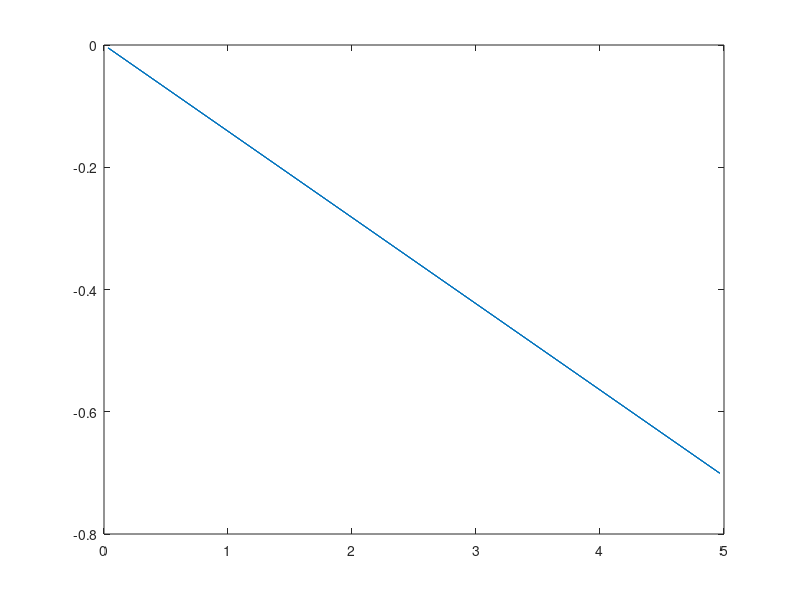

Recreate this plot in MATLAB. (Note: this script raises an error after producing the figure.)
%function SemiInfinite_RCModification
clear
figure(2)
  NNh = [  60 ] ; %do various runs with NNh points per inlet unit length
  hh0 = 1./NNh;
  dd = hh0*1.0; % blob size
  netflx=0*ones(size(NNh));
jj=1

Da = 0.3; % Darcy number

% for jj=1:length(hh0)
%     jj;
% flag = 0; % 0 = do not use jumps;   1 = use jumps
% if flag==1, clr = 'r.-'; else clr = 'b.-'; end


% Set up the channel  -L/2<x<L/2, -H/2<y<H/2
% target discretization size h0
% 
%                    1
%    +""""""""""""""""""""""""""""""+
%    |                              |
%  3 |                              | 4
%    |                              |
%    |                                                                                                                                                                                                                                                                                                                                                                                                                                                                                                                                                                                                                                                                                                                                                                                                                                                                                                                                                                                                                                                                                                                                                                                                                                                                                                                                                                                                                                                                                                                                                                                                   |   
%    +""""""""""""""""""""""""""""""+
%                    2
%

%%%% G E O M E T R Y %%%%
%============================

 %Geometry
xm = 0;  xM = 5;
ym = -1;  yM = 1;

L = xM-xm;  H = yM-ym;
h0 = hh0(jj);  
hH = H/(NNh(jj));
hL = L/ceil(L/hH) ; [hL hH]

x = (xm+hL/2 : hL : xM-hL/2)';  NL = length(x)-1;
y = (ym+hH/2 : hH : yM-hH/2)';  NH = length(y)-1;

% blob size for stokeslet and source dipole
d =dd(jj); dsd = d*1;

% set geometry (position vectors along channel sides)
ex = (xm+hL : hL : xM-hL)';
ey = (ym : hH : yM)';

% we will have points defining all 4 sides
% with forces on all 4 sides
% and sucklets will be placed only on sides 1,2
%
x1 = ex;                y1 =  H/2*ones(size(ex)); 
x2 = ex;                y2 = -H/2*ones(size(ex));
x3 = 0*ones(size(ey));  y3 = ey; 
x4 =  L*ones(size(ey));  y4 = ey;

% where the forces are
xf = [ex;ex;x3;x4];  yf = [y1;y2;y3;y4];

%normals 
nx1 = 0*ex;            ny1 =  ones(size(ex));
nx2 = 0*ex;            ny2 = -ones(size(ex));
nx3 = -ones(size(ey)); ny3 = 0*ey;
nx4 =  ones(size(ey)); ny4 = 0*ey;

n1 = [nx1;nx2;nx3;nx4]; 
n2 = [ny1;ny2;ny3;ny4];

%where the source doublets are
idx1 = find(xf > 0 & xf < L);
idx=[idx1];
xb = [x1;x2]; yb = [y1;y2];

beta0 = 0*xb;   gg=@(z) 1.3*z.^(1) ; 
alpha = hh0(jj)^2 *2.8*NNh(jj)/80*0.9* gg(dsd/dd(1)), bb=0;
% beta0(idx) = -3.4*[ alpha*( ones(size(x1)) ); alpha*( ones(size(x1)))]; 
LL = L*0.5;

beta0(idx) = 3.4*0.95*[ alpha*( ones(size(xb)) ).*((-2*xb).*1/LL^2)]; % linear beta
%beta0(idx) = [ alpha*( ones(size(xb)) ).*((-xb).*3/LL^2)]*2.5; % cubic beta
beta0 = beta0*1;
figure(4),plot(xb,beta0*200)

% KK: why do we redefine xf and yf?
xf = [x1;x2;x3;x4];  yf = [y1;y2;y3;y4];
%                                                                                                                                                                                                                                                                                                                                                                                                                                                                                                                                                                                                                                                                                                                                                                                                                                                                                                                                                                                                                                                                                                                                                                                                                                                                                                                                                                                                                                                                                                                                                                                                                                                                                                                                                                                                                                                                                                                                                                                                                            
% velocity boundary conditions
%
upf=0*xf;  vpf=0*yf; 
[uex, vex, pex] = permeablechannelexact_semiinf(x4, y4, Da, xM);
upf=[0*x1; 0*x2; 0*x3; uex];
vpf=[0*y1; 0*y2; 0*y3; vex];

U = [upf vpf]; Ulong = U'; Ulong = Ulong(:);
 % compute the forces
xb  = xf(idx);     yb  = yf(idx);     %for sucklets

xe = [x1;x2;x3;x4]; ye = [y1;y2;y3;y4];
wt = [hL*ones(size(x1));hL*ones(size(x2));hH*ones(size(x3));hH*ones(size(x4))];

tmp=[idx*2-1 idx*2]';tmp=tmp(:);  
[Astok,Asuck] = StokSuckCombinedMatrix([xf yf],1,[xf yf],[n1 n2],d,dsd,wt(1:length(xf)),idx,beta0);
Acomb = Astok+Asuck;
% solve for the forces
Ffull = Acomb\Ulong;
f1 = Ffull(1:2:end);  f2 = Ffull(2:2:end);

%fill in the missing bc
[Astok,Asuck] = StokSuckCombinedMatrix([xf yf],0,[xf yf],[[nx1;nx2;nx3] [ny1;ny2;ny3]],d,dsd,wt(1:length(xf)),idx,beta0);
Ufillin = Asuck*Ffull;
uef = [upf;upf(6*NNh:end)];
vef = [vpf;vpf(6*NNh:end)];
uf      = upf + Ufillin(1:2:end);
vf      = vpf + Ufillin(2:2:end);

U = [uf vf]; Ulong = U'; Ulong = Ulong(:);
Ffull = Astok\(Ulong);


% 



% to see the flow due to only the Stokeslet
Ustok = Astok*Ffull;
ustok = Ustok(1:2:end);  vstok = Ustok(2:2:end);  clear Ustok


% ufull = ustok+usuck;  vfull = vstok+vsuck;
% outflows
AA = StokesletVelocityMatrix([xe ye],[xf yf],d,wt(1:length(xf)));
Ufull = AA*Ffull ;  


% Ufake = Astok*Fnew;
ufull = Ufull(1:2:end);  vfull = Ufull(2:2:end);  clear AA

Q1 = sum( ufull(1:NL).*nx1          +vfull(1:NL).*ny1 )*hL;
Q2 = sum( ufull(1+NL:2*NL).*nx2   +vfull(1+NL:2*NL).*ny2)*hL;
Q3 = sum( ufull(1+NL*2:2*NL+NH+2).*nx3+vfull(1+NL*2:2*NL+NH+2).*ny3)*hH;
Q4 = sum( ufull(2*NL+3+NH:end).*nx4 +vfull(2*NL+3+NH:end).*ny4)*hH;

hg = hh0(1)*2;
[xgg,ygg] = meshgrid(0:1*hg:L, -H/2:1*hg:H/2); xg=xgg(:); yg=ygg(:);
ug=0*xgg; vg=ug;
AA = StokesletVelocityMatrix([xg yg],[xf yf],d,wt(1:length(xf)));
Ugrid = AA*Ffull ;  
ug(:) = Ugrid(1:2:end);  vg(:) = Ugrid(2:2:end);  clear AA
speed=sqrt(ug.^2+vg.^2);
if jj==1, u1g = ug; v1g = vg; end
if jj==2, u2g = ug; v2g = vg; end
if jj==3, u3g = ug; v3g = vg; end
if jj==4, u4g = ug; v4g = vg; end
%%
sk=1;
figure(2),%subplot(211)
% pcolor(xgg,ygg,speed),shading interp
plot(xf,yf,'k.'),hold on, hold on,
% quiver(xgg,ygg,ug,vg,0.8,'r','LineWidth',1)
% quiver(xe(1:1*sk:end),ye(1:1*sk:end),ufull(1:1*sk:end)/4,vfull(1:1*sk:end)/4,0,'b','LineWidth',2)
% quiver(xe(1:8:end),ye(1:8:end),usuck(1:8:end),vsuck(1:8:end),0,'r')
% surf(xgg,ygg,-speed),view(2),
hold on
%%%%%%
%%%%%%%%%%%

%%%%%%%%%%%
[upgg,vpgg,ppgg] = permeablechannelexact_semiinf(xgg,ygg, Da, xM);
 
%%%%%%%%%%%%%%%%%%%%%%%%%

hh1=streamline(xgg,ygg,ug ,vg ,xgg(1:end,1 ),ygg( 1:end,1 ));
hh2=streamline(xgg,ygg,ug ,vg ,xgg(1:end,end ),ygg( 1:end,end ));
hh3=streamline(xgg,ygg,-ug ,-vg ,xgg(1:end,end ),ygg( 1:end,end ));

set(hh1,'Color','black');hold off,axis equal,
set(hh2,'Color','black');hold off,axis equal,axis([0-H/2, L, -H/2, H/2  ])
set(hh3,'Color','black');hold off,axis equal,axis([0-H/2, L+H/2, -H*1.5/2, H*1.5/2  ])
     colorbar
hold off  
set(gca, 'FontSize', 16)
pause(0.05)

   figure(2)
hold on

hh1=streamline(xgg,ygg,upgg ,vpgg ,xgg(1:end,1 ),ygg( 1:end,1 ));
hh2=streamline(xgg,ygg,upgg ,vpgg ,xgg(1:end,end ),ygg( 1:end,end ));
hh3=streamline(xgg,ygg,-upgg ,-vpgg ,xgg(1:end,end ),ygg( 1:end,end ));

set(hh1,'Color','red','LineStyle','--');hold off,axis equal,
set(hh2,'Color','blue','LineStyle','--');hold off,axis equal,axis([0-H/2 L -H/2 H/2  ])
set(hh3,'Color','red','LineStyle','--');hold off,axis equal,axis([0-H/2 L+H/2 -H*1.5/2 H*1.5/2  ])
    colorbar
hold off , title('red = exact; black = computed')
set(gca, 'FontSize', 16),pause(0.05)
%%
figure(1)
contourf(xgg,ygg,ppgg)
plot(xf,yf,'k.'),hold on
quiver(xgg, ygg, ug-upgg, vg-vpgg, 1, 'b-')
quiver(xgg, ygg, ug/40, vg/40, 1, 'r-')
hold off,axis equal
% title('sum of both')
format short e
[[Q3 Q1  Q4] sum([Q1 Q2 Q3 Q4])]
netflx(jj)=sum([Q1 Q2 Q3 Q4]);
%end %KK: loop for jj
%%
return
figure(1),clf
loglog(dd,abs(netflx),'-o',dd,abs(netflx(end))*(dd/min(dd)).^1,'--',dd,abs(netflx(end))*(dd/min(dd)),'--','LineWidth',2),
grid,hold on,xlabel('$\epsilon = 2.1 (\Delta s),\ \ \frac{1}{320} < \Delta s < \frac{1}{80}$','interpreter','latex')
ylabel('Net flux'),set(gca,'FontSize',20)
title(['$\beta = -0.0081661 \epsilon$ '],'interpreter','latex')
text(0.015,2.5e-6,'$\epsilon$','interpreter','latex','FontSize',32)
text(0.01,5e-6,'$\epsilon^2$','interpreter','latex','FontSize',32)
%%
return
%%
dd= 0.05/sqrt(5)*[1/3 1/2 1/1.5 1   2 3];
betas=0.0001826*[1/3.1 1/2.013 1/1.504 1 2.039 3.125];
flx= [-9.2505e-04 3.5380e-05 -6.8185e-04 -2.4855e-05  -5.3369e-04 8.6803e-04  ];
plot(dd,betas,'o-',dd, 8.3333e-03*(dd))
%%
% find the normal component of force
fn = f1.*[nx1;nx2;nx3]+f2.*[ny1;ny2;ny3];
%==============================

% now set up a grid and compute the pressure there
m = fix(NL/5);  mm = fix(NH/2);
[xg,yg] = meshgrid(0+xf(m) : hL : L-xf(m), 0-2*mm*hH : 1*hH : H+2*mm*hH);
[ig,jg] = size(xg);

% find the jump for each point of the grid.  For example, if boundary
% point (xf(65),yf(65)) is the closest boundary point to a grid point
% (xg(17,2),yg(17,2)), then jumpidx(17,2) = 65
%
jumpidx = zeros(size(xg));
for k1 = 1 : ig
    for k2 = 1: jg
        tmp = sqrt((xg(k1,k2)-xf(1:2*NL)).^2+(yg(k1,k2)-yf(1:2*NL)).^2);
         jk = find( tmp==min(tmp) , 1 );
         jumpidx(k1,k2) = jk;
    end
end
    
% compute the pressure
pg = stokesletpressure2D(xg,yg,[xf yf],[f1 f2],jumpidx,fn,[n1 n2],H,hL,d,flag);

% change the sign of the one with jumps (not sure why)
if (flag==1), pg = -pg; end
% subtract a constant
%pg = pg - min(min(pg));
%===============================

dpdx = (max(pg(ceil(ig/2),:))-min(pg(ceil(ig/2),:))) ...
      /(max(xg(ceil(ig/2),:)) - min(xg(ceil(ig/2),:)))

% plot
figure(1),clf
mesh(xg,yg,pg),
axis equal,
xlabel('x','FontSize',14),ylabel('y','FontSize',14),zlabel('p','FontSize',14)


figure(2)
plot(xg(ceil(ig/2),:),pg(ceil(ig/2),:),clr)
title('pressure along the channel at y = H/2 ','FontSize',14)
xlabel('x','FontSize',14),ylabel('p','FontSize',14),grid on

figure(3)
plot(yg(:,1),pg(:,1),clr)
title('pressure across the channel at x = 1','FontSize',14)
xlabel('y','FontSize',14),ylabel('p','FontSize',14),grid on



%end%main function
%%%%%%%%%%%%%%%%%%%%%%%%%%%%%%



%%%%%%%%%%%%%%%%%%%%%%%%%%%%%%%%%
function A = StokesletVelocityMatrix(Xeval,Xforce,del,wt)

Nrow = length(Xeval(:,1));
Ncol = length(Xforce(:,1));
A = zeros(2*Nrow,2*Ncol);

del2 = del*del;
d2 = del2;
mu = 1;

xf = Xforce(:,1);
yf = Xforce(:,2);

x = Xeval(:,1);
y = Xeval(:,2);

for k=1:1:Nrow
   
   rowid = 2*(k-1);    
   rowid1 = rowid+1;   
   rowid2 = rowid+2;
      
   dx = x(k)-xf;
   dy = y(k)-yf;
   r2 = dx.^2+dy.^2;
   R2 = r2+d2;
   
   % H1 = (2*del2)./(r2+del2) - log(r2+del2);
   % H2 = 2./(r2+del2);
   % 
   % blob = 6*d2^2*(2*d2^2-5*d2*r2+r2.^2)./(pi*(r2+d2).^5)
   H1 = (d2*(8*d2^2-4*d2*R2+R2.^2))./(R2).^3 - log(R2);
   H2 = (4*d2^2+d2*R2+R2.^2)./(R2).^3;
   
   %superblob
   % H1 = (2/3*del2*(7*del2^2+r2.^2))./(r2+del2).^3 - log(r2+del2);
   % H2 = 2/3*(15*del2^2+10*del2*r2+3*r2.^2)./(r2+del2).^3;
   
   A(rowid1,1:2:end) = (H2.*dx.*dx + H1 ).*wt;
   A(rowid1,2:2:end) = (H2.*dx.*dy).*wt;
   
   A(rowid2,1:2:end) = (H2.*dy.*dx).*wt;
   A(rowid2,2:2:end) = (H2.*dy.*dy + H1).*wt;
   
end

A = A/(8*pi*mu);
end %StokesletVelocityMatrix
%%%%%%%%%%%%%%%%%%%%%%%%%%%%%%
%%%%%%%%%%%%%%%%%%%%%
function pg = stokesletpressure2D(xg,yg,x,f,jumpidx,fn,n,H,hL,d,flag)

%
% (xg,yg) = Mx2 array with points where the pressure will be computed
% x   = Nx2 array where the forces are given
% f   = Nx2 array of forces
% d   = delta 
%
pg = zeros(size(xg));
d2 = d*d;
mu = 1;

% we have to loop over the grid points
[ig,jg] = size(xg);
for k1 = 1:ig
    for k2 = 1:jg
        f1new = f(:,1) - flag*fn(jumpidx(k1,k2))*n(:,1);
        f2new = f(:,2) - flag*fn(jumpidx(k1,k2))*n(:,2);

        dx = xg(k1,k2)-x(:,1);
        dy = yg(k1,k2)-x(:,2);
        r2 = dx.^2 + dy.^2;

        Hs = (r2+2*d2)./(2*pi*(r2+d2).^2);      %Marian's blob
        fdotx = f1new.*dx + f2new.*dy ;
        pg(k1,k2) = sum( fdotx.*Hs/mu )...
               + flag*fn(jumpidx(k1,k2))/hL.*(yg(k1,k2)>0).*(yg(k1,k2)<H);
    end
end


end%stokesletpressure2D
%%%%%%%%%%%%%%%%%%%%%%%%%%%%%%%%%

   
%%%%%%%%%%%%%%%%%%%%%%%%%%%%%%
%%%%%%%%%%%%%%%%%%%%%%%%%%%%%%%%%
function [Ast,Asu] = StokSuckCombinedMatrix(Xeval,choice,Xforce,normals,del,dsd,wt,idx,beta0)

% idx = indices of Xforce where beta is nonzero

Nrow = length(Xeval(:,1));
Ncol = length(Xforce(:,1));
Ast = zeros(2*Nrow,2*Ncol);
Asu = zeros(2*Nrow,2*Ncol);
rhs = zeros(2*Nrow,1);

d2 = del*del;      dsd2 = dsd^2;
mu = 1;

xf = Xforce(:,1);
yf = Xforce(:,2);

n1 = normals(idx,1);
n2 = normals(idx,2);

x = Xeval(:,1);
y = Xeval(:,2);


for k=1:1:Nrow
   
   rowid = 2*(k-1);    
   rowid1 = rowid+1;   
   rowid2 = rowid+2;
      
   dx = x(k)-xf;
   dy = y(k)-yf;
   r2 = dx.^2+dy.^2;
   R2 = r2+d2;
   
   % H1 = (2*d2)./(R2) - log(R2);
   % H2 = 2./(R2);
   S1 = (r2+2*dsd2)./(2*pi*(r2+dsd2).^2); %G'/r
   S2 = -(r2+3*dsd2)./(pi*(r2+dsd2).^3);  %(rG''-G')/r^3

   
   % H1 = (2/3*d2*(7*d2^2+r2.^2))./(8*(r2+d2).^3) - log(r2+d2)/8;
   % H2 = 2/3*(15*d2^2+10*d2*r2+3*r2.^2)./(8*(r2+d2).^3);

   % blob = 6*d2^2*(2*d2^2-5*d2*r2+r2.^2)./(pi*(r2+d2).^5)
   H1 = (d2*(8*d2^2-4*d2*R2+R2.^2))./(R2).^3 - log(R2);
   H2 = (4*d2^2+d2*R2+R2.^2)./(R2).^3;
   
   Ast(rowid1,1:2:end) = (H2.*dx.*dx + H1 ).*wt;
   Ast(rowid1,2:2:end) = (H2.*dx.*dy).*wt;
   
   Ast(rowid2,1:2:end) = (H2.*dy.*dx).*wt;
   Ast(rowid2,2:2:end) = (H2.*dy.*dy + H1).*wt;
   
   %super blob
   m = find(idx==k);
   if isempty(m)==choice
   % if isempty(m)==0
       
   dx = x(k)-xf(idx);
   dy = y(k)-yf(idx);
   r2 = dx.^2+dy.^2;
      ndotx = n1.*dx + n2.*dy;

   %superblob
   % S1 =  (10*dsd2^3 + 5*dsd2^2*r2 + 4*dsd2*r2.^2 + r2.^3)./(2*(r2+dsd2).^4);
   % S2 = -(35*dsd2^3 + 7*dsd2^2*r2 + 5*dsd2*r2.^2 + r2.^3)./(  (r2+dsd2).^5);
   
   Asu(rowid1,idx*2-1) = ((S1(idx).*n1 + S2(idx).*ndotx.*dx).*n1.*beta0(idx).*wt(idx))';
   Asu(rowid1,idx*2  ) = ((0      + S2(idx).*ndotx.*dx).*n2.*beta0(idx).*wt(idx))';
   
   Asu(rowid2,idx*2-1) = ((0      + S2(idx).*ndotx.*dy).*n1.*beta0(idx).*wt(idx))';
   Asu(rowid2,idx*2  ) = ((S1(idx).*n2 + S2(idx).*ndotx.*dy).*n2.*beta0(idx).*wt(idx))';
   end
end

Ast = Ast/(8*pi*mu);
Asu = Asu/(1*mu);
end %function
%%%%%%%%%%%%%%%%%%%%%%%%%%%%%%

%
function [usol, vsol, psol] = permeablechannelexact_semiinf(x, y, Da, L_r)
% L_r = L/r in paper

% solve eq (30) in FB
f=@(lam) tan(lam)^2 - tan(lam)/lam + 1 - 2*Da;
lam1 = fzero(f, sqrt(2*Da));

% coefficient from eq (66) of FB
C1 = (-2*L_r)*lam1/sin(lam1);
disp(['lambda_1 = ', num2str(lam1)])

% set up g_1(y) and derivative, eq (40) in FB
g = cot(lam1)*(Da - 0.5)*sin(lam1*y) + 0.5*y.*cos(lam1*y);
g_prime = cot(lam1)*(Da - 0.5)*lam1*cos(lam1*y) + 0.5*cos(lam1*y) - 0.5*lam1*y.*sin(lam1*y);

% ground-state approximate solution from eq (64)-(68), (74)-(75) in FB
psol = C1*exp(lam1*(x - L_r)).*cos(lam1*y);
usol = C1*(-exp(lam1*(x - L_r))).*g_prime/lam1;
vsol = C1*exp(lam1*(x - L_r)).*g;

end